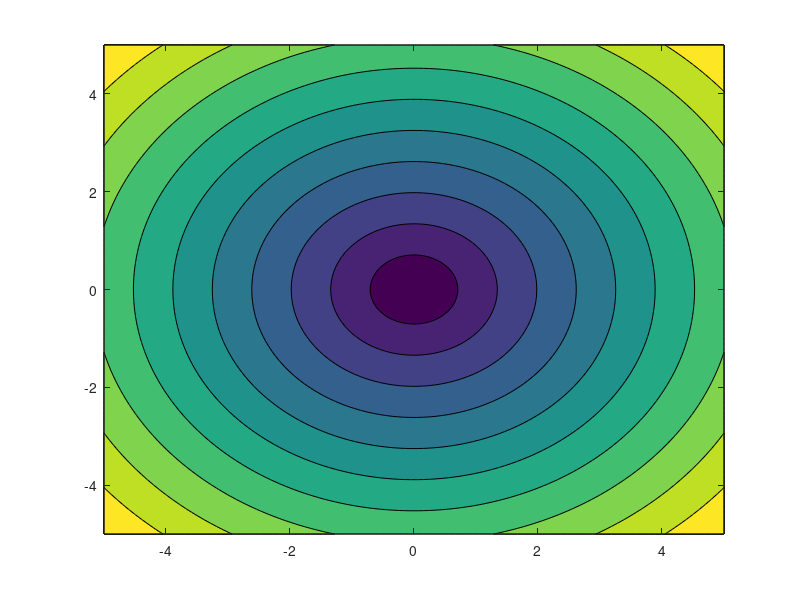
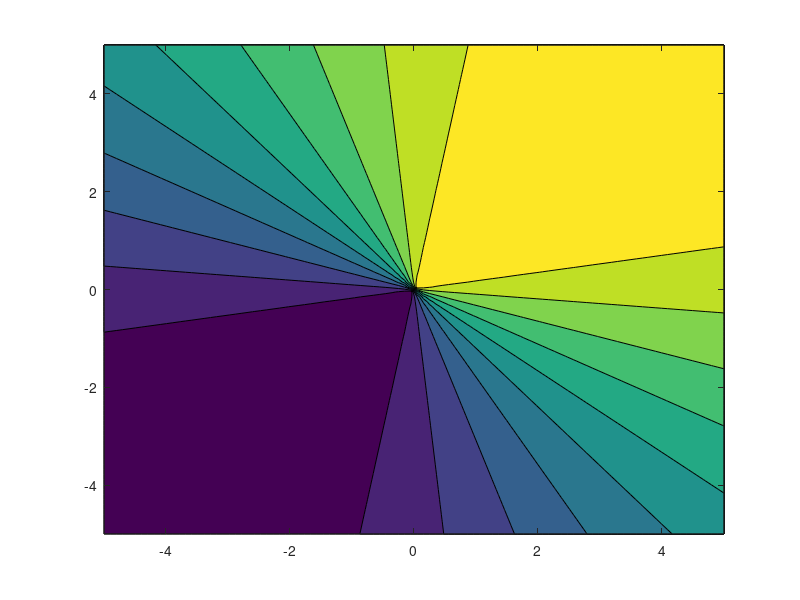

Write the MATLAB code that produced these figures, in order.
clc
clear
close all
%%

size = 5;
res = 100;
[X,Y] = meshgrid(linspace(-size, size, res), linspace(-size, size, res));

h = sqrt(X.^2 + Y.^2);

figure
contourf(X,Y,h)

dhdx = 2*X ./ sqrt(X.^2 + Y.^2);
dhdy = 2*Y ./ sqrt(X.^2 + Y.^2);
figure
contourf(X,Y,dhdx+dhdy)